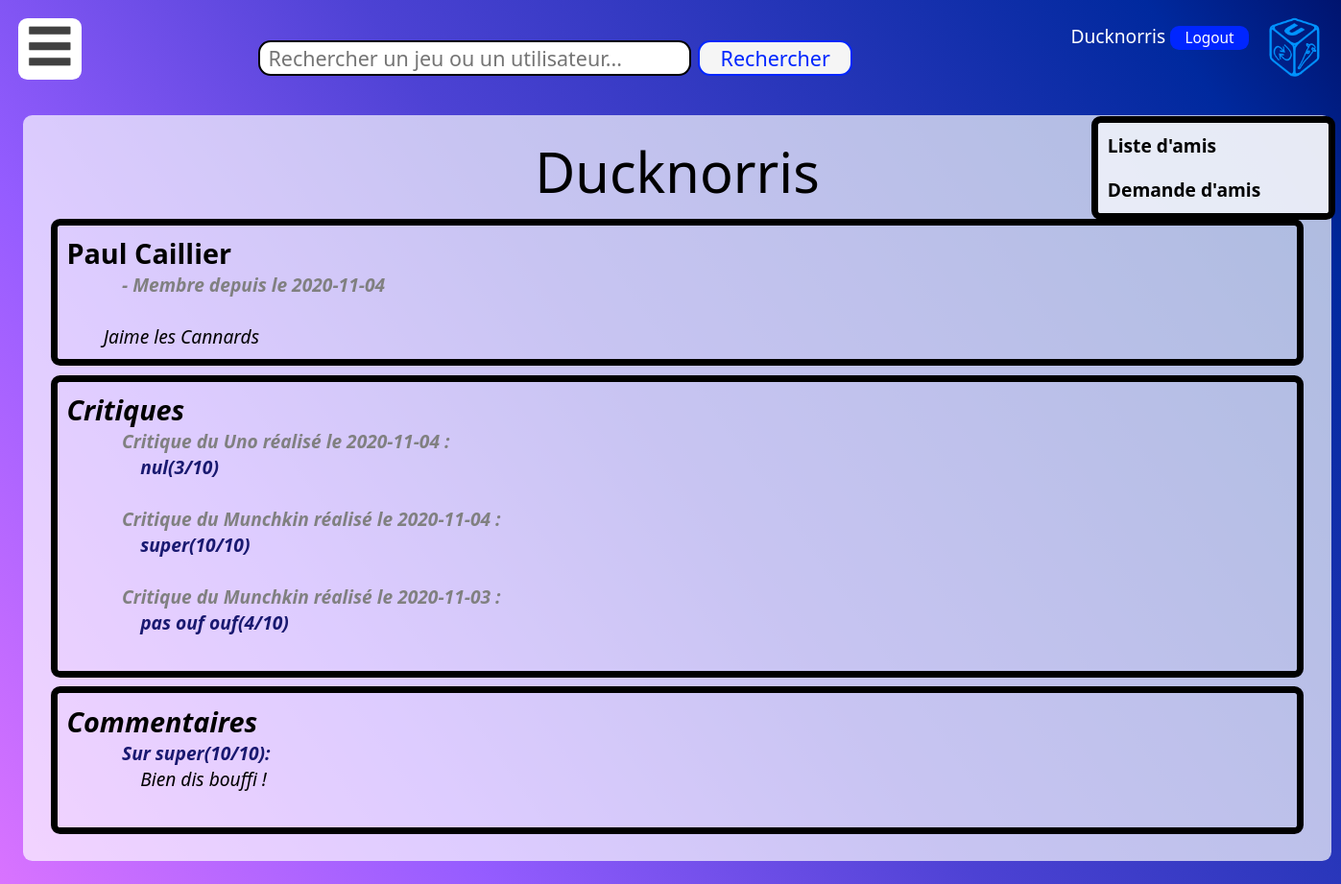
Page /profile.php?id=2 (signed in) on the committed database.
### tables this page shows
CREATE TABLE utilisateur (
  id INT PRIMARY KEY NOT NULL AUTO_INCREMENT,
  pseudo VARCHAR(30),
  mdp VARCHAR(100),
  nom VARCHAR(30),
  prenom VARCHAR(30),
  bio VARCHAR(5000),
  date_de_naissance DATE,
  date_de_creation DATE DEFAULT current_timestamp(),
  email VARCHAR(50)
);

CREATE TABLE critiques (
  id INT PRIMARY KEY NOT NULL AUTO_INCREMENT,
  id_utilisateur INT NOT NULL,
  id_jeu INT NOT NULL,
  nom VARCHAR(50),
  note INT,
  content VARCHAR(5000),
  date_crit DATE DEFAULT current_timestamp(),

  FOREIGN KEY (id_utilisateur) REFERENCES utilisateur(id),
  FOREIGN KEY (id_jeu) REFERENCES jeux(id)
);

CREATE TABLE jeux (
  id INT PRIMARY KEY NOT NULL AUTO_INCREMENT,
  nom VARCHAR(30),
  editeur VARCHAR(30),
  picture LONGBLOB,
  prix FLOAT,
  description VARCHAR(5000)
);

CREATE TABLE reponses (
  id INT PRIMARY KEY NOT NULL AUTO_INCREMENT,
  content VARCHAR(100),
  id_auteur INT NOT NULL,
  id_reponse INT,
  id_critiques INT NOT NULL,

  FOREIGN KEY (id_auteur) REFERENCES utilisateur(id),
  FOREIGN KEY (id_reponse) REFERENCES reponses(id),
  FOREIGN KEY (id_critiques) REFERENCES critiques(id)
);

### profile.php (the view, shortened to what this page needs)
<!DOCTYPE html>
<?php
  $db = new PDO("mysql:host=localhost;dbname=projetifd;charset=utf8","root","");
  $req = $db->prepare("SELECT pseudo, nom, prenom, bio, date_de_creation FROM utilisateur WHERE id = ".$_GET['id']);
  $req->execute();
  $usr = $req->fetch();
?>
<html lang="fr" dir="ltr" class="cover">
  <head>
  </head>
  <body>
        <?php
          include 'header.php';
          echo('
            <div class="corps">
                <div class="titre_page">'.$usr['pseudo'].'</div>');
          echo('
                <div class="rubrique">
                    <h2>'.$usr['prenom'].' '.$usr['nom'].'</h2><b> - Membre depuis le '.$usr['date_de_creation'].'</b><br/>
                    <br><i class="bio">'.nl2br($usr['bio']).'<i/>
                    <br/>
                </div>
                <div class="rubrique">
                    <h2>Critiques</h2>
          ');
          $req = $db->prepare("SELECT critiques.id AS crit_id, critiques.nom AS crit_nom, jeux.nom AS jeu_nom, note, date_crit FROM critiques INNER JOIN jeux ON critiques.id_jeu = jeux.id WHERE critiques.id_utilisateur = ".$_GET['id']);
          $req->execute();
          $crit = $req->fetch();
          while($crit){
            echo('
                  <b>Critique du '.$crit['jeu_nom'].' réalisé le '.$crit['date_crit'].' :</b><br/>
                  <a href="critique.php?id='.$crit['crit_id'].'" class="crit_com">'.$crit['crit_nom'].'('.$crit['note'].'/10) </a></b>
                  <br/><br/>
            ');
            $crit = $req->fetch();
          }
          echo('
                </div>
                <div class="rubrique">
                    <h2>Commentaires</h2>');
          $req = $db->prepare("SELECT critiques.nom AS crit_nom, critiques.note AS crit_note, critiques.id AS crit_id,reponses.content AS com FROM reponses INNER JOIN critiques ON reponses.id_critiques = critiques.id WHERE reponses.id_auteur =".$_GET['id']);
          $req->execute();
          $com = $req->fetch();
          while($com){
            echo('
              <b><a href="critique.php?id='.$com['crit_id'].'">Sur '.$com['crit_nom'].'('.$com['crit_note'].'/10):</a></b><br/>
              <i class="crit_com">'.$com['com'].'</i>
              <br/><br/>
            ');
            $com = $req->fetch();
          }
        ?>
            </div>
    </div>
  </body>
</html>

### header.php (shortened to what this page needs)
<link rel="stylesheet" type="text/css" href="style_site.css">
<div id="header">
  <?php
    if($_SESSION['login']){
      include 'usert.php';
      echo '
        <nav>
            <ul>
                <li><a href="#"><img src="arts/menus/menus_icone.png" width="50"> </a>
                  <ul class="sous">
                    <li><div class="title">Jeux</div></li>
                    <li><a href="games_display.php">Tout les jeux</a></li>
                    <li><a href="random.php?content=1">Découvrir un jeu</a></li>
                    <li><a href="#">Rechercher un jeu</a></li>
                    <li><a href="input_game.php">Ajouter un jeu</a></li>
                    <li><div class="title">Critiques</div></li>
                    <li><a href="last.php">Dernière critique</a></li>
                    <li><a href="random.php?content=2">Critique aléatoire</a></li>
                    <li><a href="home.php">Critiques tendances</a></li>
                    <li><a href="critics_input.php">Ajouter une critique</a></li>
                    <li><div class="title">'.$_SESSION['pseudo'].'</div></li>
                    <li><a href="profile.php?id='.$_SESSION['id'].'">Profil</a></li>
                    <li><a href="logout.php">Se déconnecter</a></li>
                    <li><a href="delete.php">Supprimer son compte</a></li>
                  </ul>
                </li>
            </ul>
        </nav>
         <form action="logout.php"> <div class="form_header">',
           $_SESSION['pseudo'],'         <input type="submit" class="bouton_log_sign" value="Logout"/> </div> <a href="home.php"><img src="arts/logo/logo_site_ifd.png" id="logo"></a>
         </form>
         <form method="post" action="search.php" class="barre_recherche" >
             <label for="recherche"></label>
             <input name="recherche" type="text" placeholder="Rechercher un jeu ou un utilisateur..."/>
             <button type="submit">Rechercher</button>
         </form>
        ';
    }else{
      header('location: login.php');
    }
  ?>
</div>

### usert.php (shortened to what this page needs)
<link rel="stylesheet" type="text/css" href="style_site.css">
<div class="liste_amis">
    <h2>Liste d'amis</h2>
        <p>
        </p>
    <h2>Demande d'amis</h2>
</div>

### style_site.css (style rules this page uses)
body { font-family: "Segoe UI", serif; font-size: 1.5em; padding: 1em; }
p { text-align: justify; text-justify: inter-word; line-height: 1em; }
h2 { color:black; font-size:1.5em; font-weight: bold; margin:0; }
input[type=text],input[type=password],input[type=email],input[type=date],textarea { border-radius:0.6em 0.6em 0.6em 0.6em; font-size:0.8em; }
input[type=text] { padding-left: 0.4em; border: solid black 0.1em; }
.cover { background: linear-gradient(55deg, #d973ff 0, #955cff 25%, #4d42d4 50%, #00299e 90%, #00146f 100%); background-size: cover; background-attachment: fixed; }
.barre_recherche { position:absolute; top:1.5em; left:10em; font-size:1.4em; }
.barre_recherche input { padding:0.1em 0.4em 0.1em 0.4em; width:20em; }
.barre_recherche button { border-radius:0.6em 0.6em 0.6em 0.6em; background-color:whitesmoke; color:#0026FF; border-style:solid; border-color:#0026FF; padding: 0.1em 1em 0.1em 1em; font-size:0.8em; margin-bottom:auto; }
.liste_amis { position:fixed; right:0.3em; top:6.3em; width:11.5em; padding: 0.5em; text-align: left; line-height:150%; font-size:1em; background-color: rgba(255,255,255,0.69); border-width:0.4em; border-color:black; border-style:solid; border-top-left-radius: 0.5em 0.5em; border-top-right-radius: 0.5em 0.5em; border-bottom-right-radius: 0.5em 0.5em; border-bottom-left-radius: 0.5em 0.5em; }
.liste_amis h2 { font-size:1em; }
.liste_amis p { font-size:0.7em; line-height:1.3em; color:black; font-weight:bold; }
.corps { color:black; font-size:0.8em; padding:1em; font-family: "Segoe UI",serif; width:69em; margin: auto; margin-top: 5em; background-color: rgba(255,255,255,0.69); border-top-left-radius: 0.5em 0.5em; border-top-right-radius: 0.5em 0.5em; border-bottom-right-radius: 0.5em 0.5em; border-bottom-left-radius: 0.5em 0.5em; }
.titre_page { text-align:center; color:black; font-size:3em; }
.rubrique { margin:0.5em; padding: 0.5em; border-width:0.4em; border-color:black; border-style:solid; border-top-left-radius: 0.5em 0.5em; border-top-right-radius: 0.5em 0.5em; border-bottom-right-radius: 0.5em 0.5em; border-bottom-left-radius: 0.5em 0.5em; }
.rubrique b { color:grey; font-style:italic; margin-left:3em; }
.rubrique i { margin-left:2em; }
a.crit_com { margin-left:4em; }
i.crit_com { margin-left:4em; }
.corps a:link { color:midnightblue; font-weight: bolder; text-decoration: none; }
#header { text-align:right; top:0; right:0; font-size:0.8em; color:white; }
#logo { position:absolute; right:0; margin:auto; top:0; width:5em; }
.bouton_log_sign { border-radius:0.6em 0.6em 0.6em 0.6em; background-color:#0026FF; color:white; padding: 0.1em 1em 0.1em 1em; border:none; font-size:0.8em; }
.form_header { position:absolute; right:5em; }
a:link { color: white; text-decoration:none; }
* { margin: 0; padding: 0; font-family: "Segoe UI", serif; }
nav { margin:0; padding:0; border-radius:0.5em 0.5em 0.5em 0.5em; background-color: white; position: absolute; left:1em; top: 1em; }
nav ul { list-style-type: none; }
nav ul li { float: left; width: 100%; text-align: center; position: relative; }
nav ul::after { display: table; clear: both; }
nav a { display: block; text-decoration: none; color: black; border-bottom: 0 solid transparent; border-bottom-left-radius: 0.2em; border-bottom-right-radius: 0.2em; padding: 0.2em 0.4em; }

### rows in the picture
utilisateur: pseudo "Ducknorris", prenom "Paul", nom "Caillier", date_de_creation "2020-11-04", bio "Jaime les Cannards"
critiques: id_jeu.nom "Uno", date_crit "2020-11-04", nom "nul", note "3"
critiques: id_jeu.nom "Munchkin", date_crit "2020-11-04", nom "super", note "10"
critiques: id_jeu.nom "Munchkin", date_crit "2020-11-03", nom "pas ouf ouf", note "4"
reponses: id_critiques.nom "super", id_critiques.note "10", content "Bien dis bouffi !"

### other values in the picture
$_SESSION['pseudo'] "Ducknorris"
